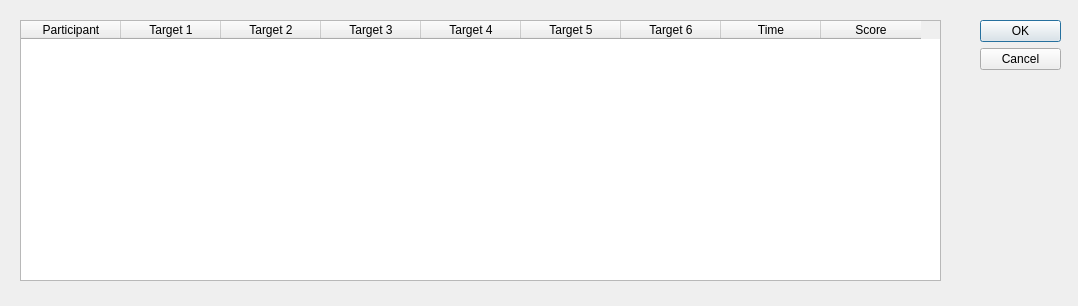
<?xml version="1.0" encoding="UTF-8"?>
<ui version="4.0">
 <class>TournamentTable</class>
 <widget class="QDialog" name="TournamentTable">
  <property name="geometry">
   <rect>
    <x>0</x>
    <y>0</y>
    <width>1078</width>
    <height>306</height>
   </rect>
  </property>
  <property name="windowTitle">
   <string>Dialog</string>
  </property>
  <widget class="QDialogButtonBox" name="buttonBox">
   <property name="geometry">
    <rect>
     <x>980</x>
     <y>20</y>
     <width>81</width>
     <height>241</height>
    </rect>
   </property>
   <property name="orientation">
    <enum>Qt::Vertical</enum>
   </property>
   <property name="standardButtons">
    <set>QDialogButtonBox::Cancel|QDialogButtonBox::Ok</set>
   </property>
  </widget>
  <widget class="QTableWidget" name="tableWidget">
   <property name="geometry">
    <rect>
     <x>20</x>
     <y>20</y>
     <width>921</width>
     <height>261</height>
    </rect>
   </property>
   <property name="sortingEnabled">
    <bool>true</bool>
   </property>
   <column>
    <property name="text">
     <string>Participant</string>
    </property>
   </column>
   <column>
    <property name="text">
     <string>Target 1</string>
    </property>
   </column>
   <column>
    <property name="text">
     <string>Target 2</string>
    </property>
   </column>
   <column>
    <property name="text">
     <string>Target 3</string>
    </property>
   </column>
   <column>
    <property name="text">
     <string>Target 4</string>
    </property>
   </column>
   <column>
    <property name="text">
     <string>Target 5</string>
    </property>
   </column>
   <column>
    <property name="text">
     <string>Target 6</string>
    </property>
   </column>
   <column>
    <property name="text">
     <string>Time</string>
    </property>
   </column>
   <column>
    <property name="text">
     <string>Score</string>
    </property>
   </column>
  </widget>
 </widget>
 <resources/>
 <connections>
  <connection>
   <sender>buttonBox</sender>
   <signal>accepted()</signal>
   <receiver>TournamentTable</receiver>
   <slot>accept()</slot>
   <hints>
    <hint type="sourcelabel">
     <x>248</x>
     <y>254</y>
    </hint>
    <hint type="destinationlabel">
     <x>157</x>
     <y>274</y>
    </hint>
   </hints>
  </connection>
  <connection>
   <sender>buttonBox</sender>
   <signal>rejected()</signal>
   <receiver>TournamentTable</receiver>
   <slot>reject()</slot>
   <hints>
    <hint type="sourcelabel">
     <x>316</x>
     <y>260</y>
    </hint>
    <hint type="destinationlabel">
     <x>286</x>
     <y>274</y>
    </hint>
   </hints>
  </connection>
 </connections>
</ui>
